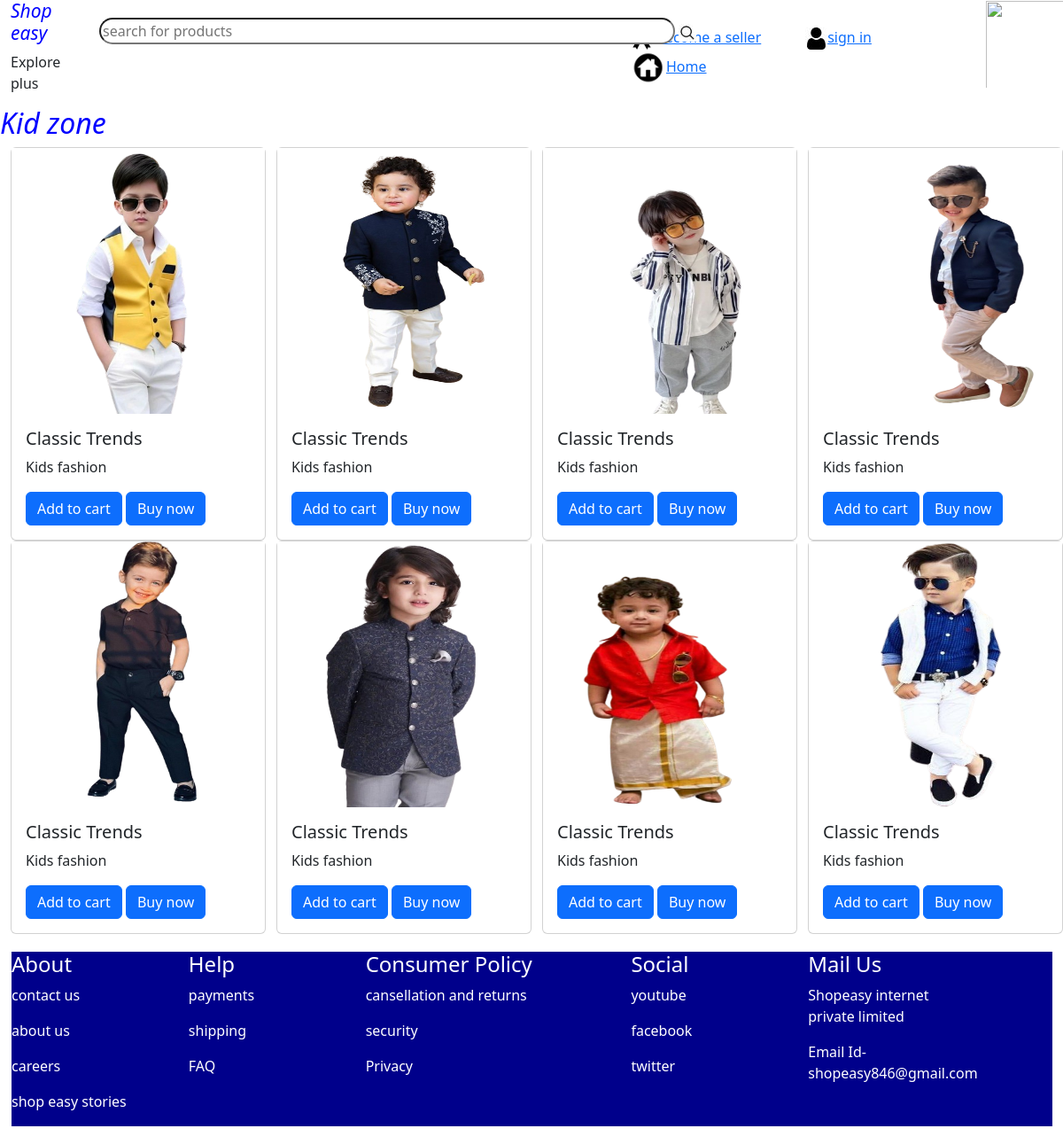
/classictrends/, run on the app's committed database.
### seller/models.py (models this page shows, shortened)
class Product(models.Model):
    product=models.TextField(db_column='product',null=True)
    description=models.TextField(db_column='description',null=True)
    image=models.ImageField(upload_to='products',db_column='image',null=True)
    stock=models.TextField(db_column='stock',null=True)
    category=models.ForeignKey(Category,on_delete=models.CASCADE,null=True)
    quantity=models.PositiveIntegerField(db_column='quantity',null=True)
    price=models.PositiveIntegerField(db_column='price',null=True)

### customer/views.py (the view)
# urls.py: path('classictrends/',views.classictrends,name='classictrends'),
def classictrends(request):
    cat=Category.objects.get(name='Boys')
    ph=Product.objects.filter(category=cat)
    return render(request,'customer/classictrends.html',{'product':ph})

### customer/templates/customer/classictrends.html (shortened to what this page needs)
{% load static %}
<!DOCTYPE html>
<html lang="en">
<head>
    <link rel="stylesheet" href="">
    <link href="https://cdn.jsdelivr.net/npm/bootstrap@5.3.2/dist/css/bootstrap.min.css" rel="stylesheet">
</head>
<body>
<div class="container-fluid" >
  <div class="row nav-col-2">
    <div class="col-1 " >
            <h3>Shop easy</h3>
             <p>Explore plus</p>
    </div>
    <div class="col-6">
        <div class="box1" >
            <input class="box"  type="text"name=""id=""placeholder="search for products ">
            <img src="{% static 'images/search1.jpg' %}" alt="">
            </div>
    </div>
    <div class="col-4 icon-3" >
      <a href="{% url 'seller:sellerhome' %}"> become a seller</a> <a href="{% url 'customer:signup' %}"> <img src="{% static 'images/icon7.jpg' %}" alt="">sign in</a><a href="{% url 'customer:home' %}"><img class="i8" src="{% static 'images/icon8.jpg' %}" alt="">Home</a>
    </div>
    <div class="col-1">
        <img src="{% static 'images/icon10.jpg' %}" alt="">
    </div>
    </div>
</div>
    <h2>Kid zone</h2>
<div class="container-fluid">
   <div class="row">
    {% for i in product %}
      <div class="col-2">
        <div class="card " style="width: 18rem;">
            <img class="gd" src="{{i.image.url}}" class="card-img-top" alt="...">
            <div class="card-body">
              <h5 class="card-title">{{i.product}}</h5>
              <p class="card-text">{{i.description}}</p>
              <form action="{% url 'customer:add_to_cart' i.id %}" method="post">
                <button type="submit" class="btn btn-primary">Add to cart</button>
                <a href="{% url 'customer:pay' %}" class="btn btn-primary ">Buy now</a>
            </form>
            </div>
         </div>
      </div>
      <div class="col-1"></div>
      {% endfor %}
   </div>
   <div class="footer">
   <div class="row">
   <div class="col-2">
    <h4>About</h4>
    <p>contact us</p>
    <p>about us</p>
    <p>careers</p>
    <p>shop easy stories</p>
  </div>
  <div class="col-2">
    <h4>Help</h4>
    <p>payments</p>
    <p>shipping</p>
    <p>FAQ</p>
  </div>
  <div class="col-3">
    <h4>Consumer Policy</h4>
    <p>cansellation and returns</p>
    <p>security</p>
    <p>Privacy</p>
  </div>
  <div class="col-2">
  <h4>Social</h4>
  <p>youtube</p>
  <p>facebook</p>
  <p>twitter</p>
  </div>
  <div class="col-2">
    <h4>Mail Us</h4>
    <p>Shopeasy internet private limited</p>
    <p>Email Id-shopeasy846@gmail.com</p>
  </div>
</div>
</div>
</div>

### customer/templates/customer/classictrends.html (style rules this page uses)
.nav-col-2 { height: 100px; }
h3 { font-size: 21px; color: blue; font-style: italic; }
p { padding-top: 0px; }
.box { height: 30px; width: 650px; border-radius: 15px; font-size: medium; }
.box1 { position: absolute; }
.box1 { padding-top: 20px; }
.icon-3 { padding-top: 30px; }
.col-1 img { height: 100px; width: 100px; padding: 1px; }
h2 { color: blue; font-style: italic; }
.gd { height: 300px; }
.row { margin-bottom: 20px; }
.footer { background-color:darkblue; color: white; border-left: 1px solid white; }
.i8 { height: 40px; width: 40px; }

### data on the page
Product: image (picture), product "Classic Trends", description "Kids fashion"
Product: image (picture), product "Classic Trends", description "Kids fashion"
Product: image (picture), product "Classic Trends", description "Kids fashion"
Product: image (picture), product "Classic Trends", description "Kids fashion"
Product: image (picture), product "Classic Trends", description "Kids fashion"
Product: image (picture), product "Classic Trends", description "Kids fashion"
Product: image (picture), product "Classic Trends", description "Kids fashion"
Product: image (picture), product "Classic Trends", description "Kids fashion"
